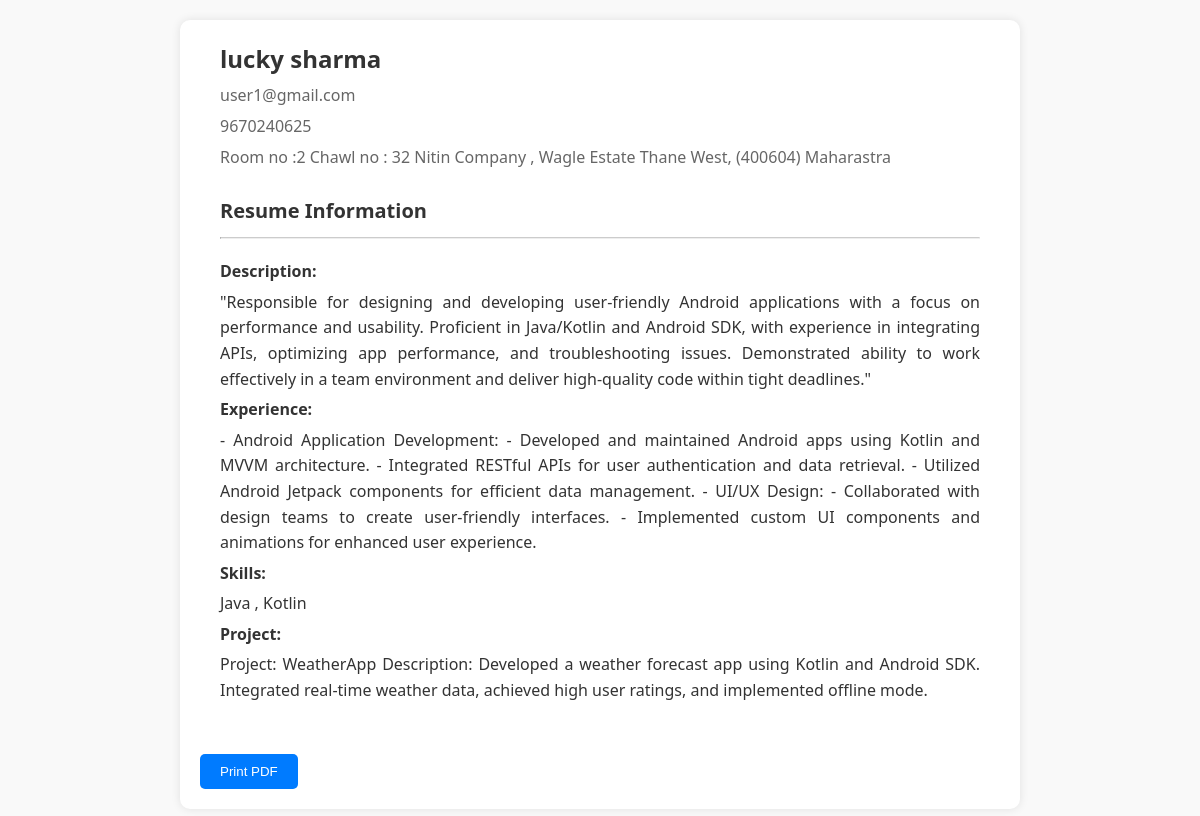
/resume (signed in), run on the app's committed database.
### jobportal/models.py (models this page shows, shortened)
class StudentUser(models.Model):
    user = models.ForeignKey(User, on_delete=models.CASCADE)
    mobile = models.CharField(max_length=15, null=True)
    image = models.FileField(null=True)
    gender = models.CharField(max_length=15, null=True)
    type = models.CharField(max_length=15, null=True)

class Resume(models.Model):
    student_user = models.ForeignKey(StudentUser, on_delete=models.CASCADE)
    description = models.CharField(max_length=300)
    experience = models.CharField(max_length=50)
    location = models.CharField(max_length=110)
    skills = models.CharField(max_length=110)
    project = models.CharField(max_length=150)

### jobportal/views.py (the view)
# urls.py: path('resume',resume,name ='resume'),
def resume(request):
    user = request.user
    student_user = StudentUser.objects.get(user=user)
    resume = Resume.objects.filter(student_user=student_user).first()
    context = {'user': user,'student_user': student_user,'resume': resume,
    }
    return render(request, 'resume.html', context)

### jobportal/templates/resume.html (shortened to what this page needs)
{% load static %}
<!DOCTYPE html>
<html lang="en">
<head>
</head>
<body>
    <div class="container">
        <div class="profile">
            <div>
                <h1>{{ user.first_name }} {{ user.last_name }}</h1>
                <p>{{ user.username }}</p>
                <p>{{ student_user.mobile }}</p>
                <p>{{ resume.location }}</p>
            </div>
        </div>
        <div class="section">
            <h2>Resume Information</h2>
            <hr>
            <div class="resume-item">
                <label>Description:</label>
                <p>{{ resume.description }}</p>
            </div>
            <div class="resume-item">
                <label>Experience:</label>
                <p>{{ resume.experience }}</p>
            </div>
            <div class="resume-item">
                <label>Skills:</label>
                <p>{{ resume.skills }}</p>
            </div>
            <div class="resume-item">
                <label>Project:</label>
                <p>{{ resume.project }}</p>
            </div>
        </div>
        <button id="printButton">Print PDF</button>
    </div>
</body>
</html>

### jobportal/templates/resume.html (style rules this page uses)
body { font-family: 'Segoe UI', Tahoma, Geneva, Verdana, sans-serif; line-height: 1.6; background-color: #f9f9f9; margin: 0; padding: 0; }
.container { max-width: 800px; margin: 20px auto; padding: 20px; background-color: #fff; border-radius: 10px; box-shadow: 0 0 10px rgba(0, 0, 0, 0.1); text-align: justify; }
.profile { display: flex; align-items: center; margin-bottom: 20px; margin-left: 20px; }
.profile h1 { margin: 0; font-size: 24px; color: #333; word-wrap: break-word; }
.profile p { margin: 5px 0; color: #666; word-wrap: break-word; }
.section { margin-bottom: 30px; margin-left: 20px; margin-right: 20px; }
.section h2 { margin-bottom: 10px; font-size: 20px; color: #333; }
.section p { margin: 5px 0; color: #333; word-wrap: break-word; }
.section label { font-weight: bold; color: #333; display: block; margin-bottom: 5px; }
.section hr { border-top: 1px solid #ccc; margin-top: 10px; margin-bottom: 20px; }
.resume-item { text-align: justify; }
#printButton { margin-top: 20px; background-color: #007bff; color: #fff; border: none; border-radius: 5px; padding: 10px 20px; cursor: pointer; }

### data on the page
StudentUser: mobile "9670240625"
Resume: location "Room no :2 Chawl no : 32 Nitin Company , Wagle Estate Thane West, (400604) Maharastra", description "\"Responsible for designing and developing user-friendly Android applications with a focus on performance and usability. Proficient in Java/Kotlin and Android SDK, with experience in integrating APIs, optimizing app performance, and troubleshooting issues. Demonstrated ability to work effectively in a team environment and deliver high-quality code within tight deadlines.\"", experience "- Android Application Development: - Developed and maintained Android apps using Kotlin and MVVM architecture. - Integrated RESTful APIs for user authentication and data retrieval. - Utilized Android Jetpack components for efficient data management. - UI/UX Design: - Collaborated with design teams to create user-friendly interfaces. - Implemented custom UI components and animations for enhanced user experience.", skills "Java , Kotlin", project "Project: WeatherApp Description: Developed a weather forecast app using Kotlin and Android SDK. Integrated real-time weather data, achieved high user ratings, and implemented offline mode."

### other printed values
{{ user.first_name }} "lucky"
{{ user.last_name }} "sharma"
{{ user.username }} "user1@gmail.com"
